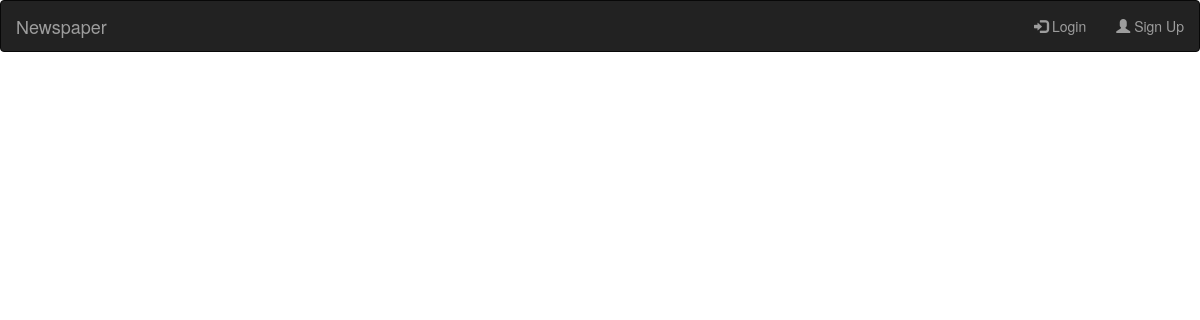
The page /articles/ on the database as committed earlier.
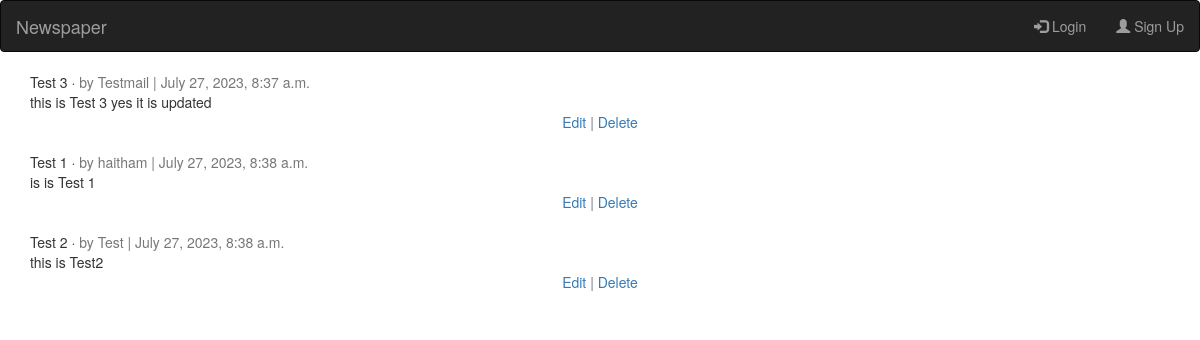
The same page on the database as committed later.
### articles/models.py (models this page shows, shortened)
class Article(models.Model):
    title = models.CharField(max_length=255)
    body = models.TextField()
    date = models.DateTimeField(auto_now_add=True)
    author = models.ForeignKey( get_user_model(),on_delete=models.CASCADE,)

### accounts/models.py (models this page shows)
class CustomUser(AbstractUser):
    age = models.PositiveBigIntegerField(null=True, blank=True)
    def __str__(self):
        return self.username

### articles/views.py (the view)
# urls.py: path('', ArticleListView.as_view(), name='article_list'),
class ArticleListView(ListView):
    model = Article
    template_name = 'article_list.html'

### templates/article_list.html (shortened to what this page needs)
{% extends 'base.html' %}
{% block content %}
{% for article in object_list %}
<div class="card">
<div class="card-header">
<span class="font-weight-bold">{{ article.title }}</span> &middot;
<span class="text-muted">by {{ article.author }} |
{{ article.date }}</span>
</div>
<div class="card-body">
{{ article.body }}
</div>
<div class="card-footer text-center text-muted">
<a href="{% url 'article_edit' article.pk %}">Edit</a> |
<a href="{% url 'article_delete' article.pk %}">Delete</a>
</div>
</div>
<br />
{% endfor %}
{% endblock content %}

### templates/base.html (shortened to what this page needs)
<!DOCTYPE html>
<html lang="en">
<head>
    <link rel="stylesheet" href="https://maxcdn.bootstrapcdn.com/bootstrap/3.4.1/css/bootstrap.min.css">
    {% load bootstrap5 %}
</head>
<body>
    <nav class="navbar navbar-inverse">
        <div class="container-fluid">
            <div class="navbar-header">
                <a class="navbar-brand" href="{% url 'home' %}">Newspaper</a>
            </div>
            <ul class="nav navbar-nav navbar-right">
                {% if user.is_authenticated %}
                    <li class="dropdown">
                        <a class="dropdown-toggle" data-toggle="dropdown" href="#">
                            {{ user.username }} <span class="caret"></span>
                        </a>
                        <ul class="dropdown-menu">
                            <li><a href="{% url 'password_change'%}">Change password</a></li>
                        </ul>
                    </li>
                {% else %}
                    <li><a href="{% url 'login' %}"><span class="glyphicon glyphicon-log-in"></span> Login</a></li>
                    <li><a href="{% url 'signup' %}"><span class="glyphicon glyphicon-user"></span> Sign Up</a></li>
                {% endif %}
            </ul>
        </div>
    </nav>
    <main>
        <div class="container">
            {% block content %}
            {% endblock content %}
        </div>
    </main>
</body>
</html>

Rows that differ between the two databases and show on the page:
added Article: title "Test 3", author "Testmail", date "July 27, 2023, 8:37 a.m.", body "this is Test 3 yes it is updated"
added Article: title "Test 1", author "haitham", date "July 27, 2023, 8:38 a.m.", body "is is Test 1"
added Article: title "Test 2", author "Test", date "July 27, 2023, 8:38 a.m.", body "this is Test2"
